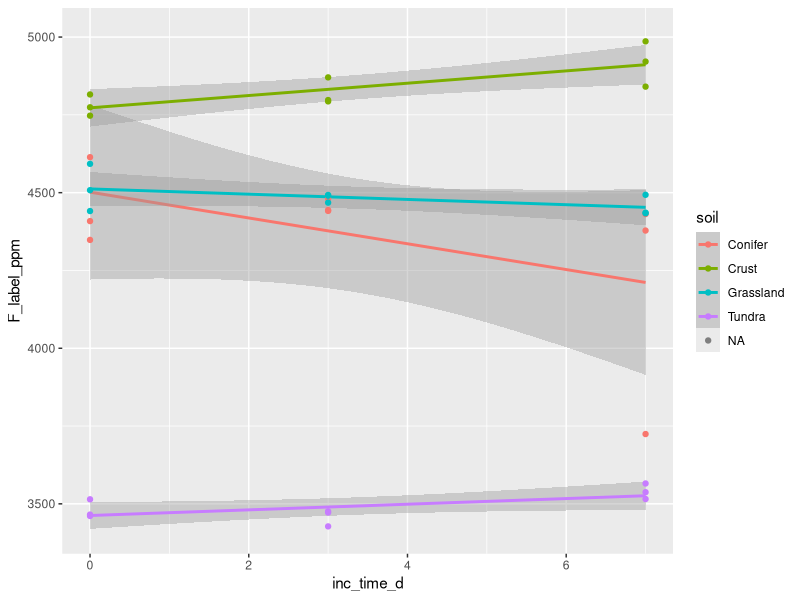
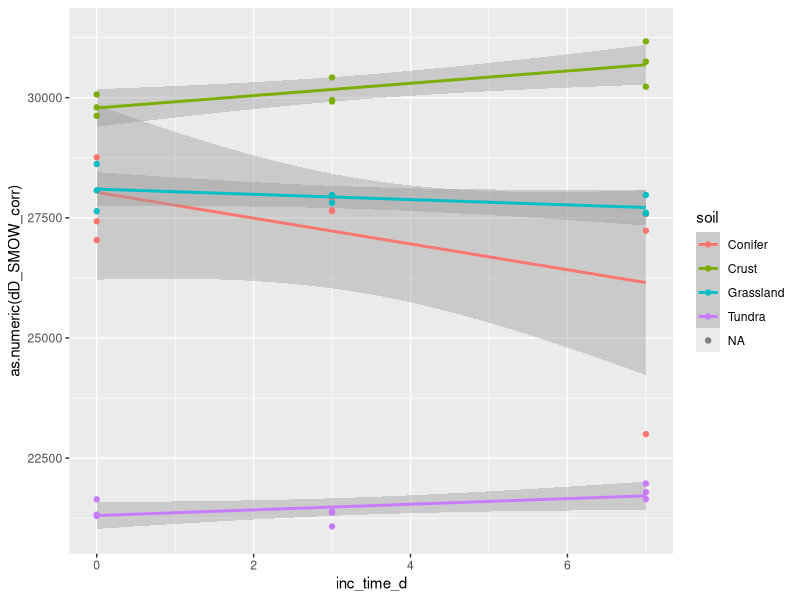

R code for these plots, in order:
## ---- chunk 1
knitr::opts_chunk$set(echo = TRUE)
## ---- chunk 2
library(tidyverse)
## ---- chunk 3
vsmow <- 0.0001557643
permil_to_F <- function(dD) {
  frac <- (dD/1000 + 1) * vsmow / (1 + (dD/1000 + 1) * vsmow) * 1000000
  return(frac)
}

dD_df <- readxl::read_xlsx("data/Label_2H_Data/CU dD water data_Oct2021.xlsx",
                        sheet = 2,
                        skip = 1) %>% 
  filter(str_detect(`CH Vial Labes`, "CU-")) %>% 
  mutate(`F_label_ppm` = permil_to_F(as.numeric(dD_SMOW_corr))) %>% 
  mutate(inc_time_d = case_when(
    str_detect(Vial_label, "0x") ~ 0,
    str_detect(Vial_label, "0y") ~ 0,
    str_detect(Vial_label, "0z") ~ 0,
    str_detect(Vial_label, "3x") ~ 3,
    str_detect(Vial_label, "3y") ~ 3,
    str_detect(Vial_label, "3z") ~ 3,
    str_detect(Vial_label, "7x") ~ 7,
    str_detect(Vial_label, "7y") ~ 7,
    str_detect(Vial_label, "7z") ~ 7,
  )) %>% 
  mutate(soil = case_when(
    str_detect(Vial_label, "t") ~ "Tundra",
    str_detect(Vial_label, "c0") ~ "Conifer",
    str_detect(Vial_label, "g") ~ "Grassland",
    str_detect(Vial_label, "cr") ~ "Crust",
  ))

# Do we see changes in F_L over the course of the incubation? Over different terrains?
p_dD_df <- dD_df %>% 
  ggplot(aes(x = inc_time_d, y = F_label_ppm, color = soil)) +
  geom_smooth(method = "lm") +
  geom_point()

p_dD_df2 <- dD_df %>% 
  ggplot(aes(x = inc_time_d, y = as.numeric(dD_SMOW_corr), color = soil)) +
  geom_smooth(method = "lm") +
  geom_point()



dD_df %>% 
  group_by(soil) %>% 
  summarize(F_label_ppm_mn = mean(F_label_ppm),
            F_label_ppm_se = sd(F_label_ppm))
## ---- chunk 4
write_csv(dD_df, file = "data/Label_2H_Data/dD_cleaned.csv")
